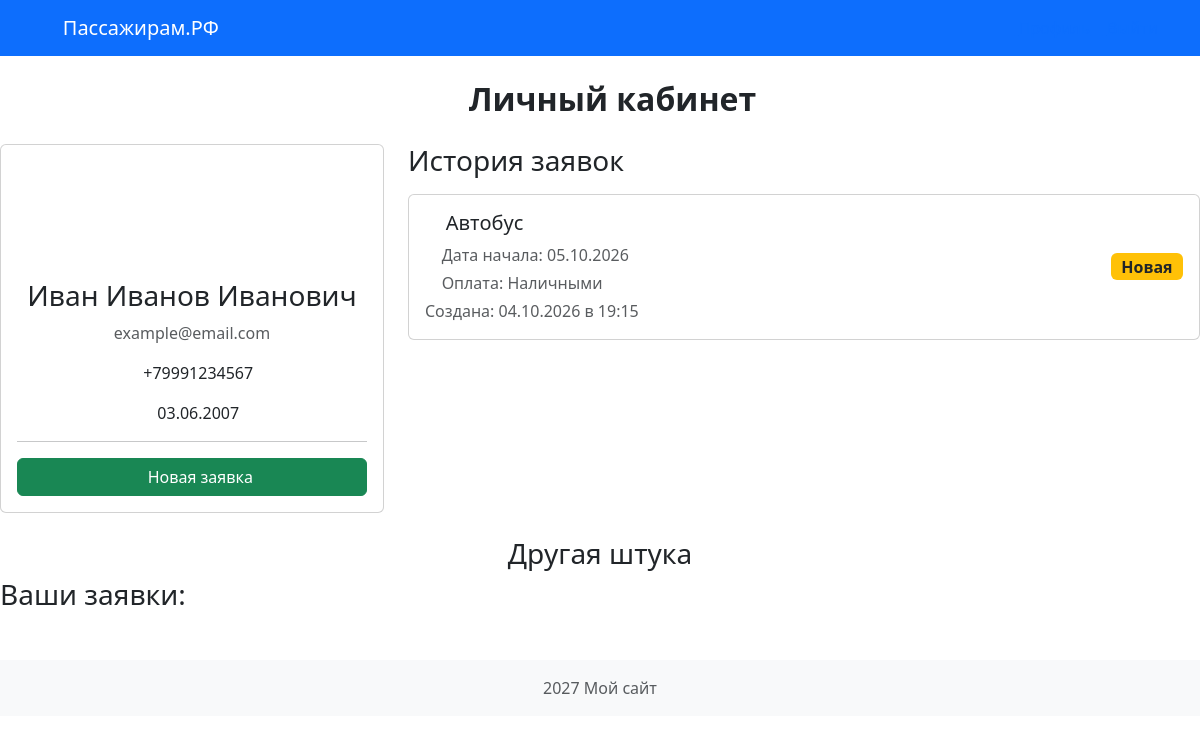
Screenshot of /profile (signed in) with the database file from the repository.
### models.py (models this page shows)
class User(db.Model, UserMixin):
    __tablename__ = 'users'
    id = db.Column(db.Integer, primary_key=True)
    login = db.Column(db.String(64), unique=True, nullable=False)
    password_hash = db.Column(db.String(256), nullable=False)
    fio = db.Column(db.String(128), nullable=False)
    birth_date = db.Column(db.Date, nullable=False)
    phone = db.Column(db.String(20), nullable=False)
    email = db.Column(db.String(128), nullable=False)
    role = db.Column(db.String(10), default='user')
    created_at = db.Column(db.DateTime, default=datetime.utcnow)
    applications = db.relationship('Application', backref='user', lazy=True)
    reviews = db.relationship('Review', backref='user', lazy=True)

class Application(db.Model):
    __tablename__= 'applications'
    id = db.Column(db.Integer, primary_key=True)
    user_id = db.Column(db.Integer, db.ForeignKey('users.id'), nullable=False)
    transport_type = db.Column(db.String(50), nullable=False)
    start_date = db.Column(db.Date, nullable=False)
    payment_method = db.Column(db.String(50), nullable=False)
    status = db.Column(db.String(50), default='Новая')
    created_at = db.Column(db.DateTime, default=datetime.utcnow)
    reviews = db.relationship('Review', backref='application', lazy=True)

### app.py (the view)
@app.route('/profile')
@login_required
def profile():
    user_applications = Application.query.filter_by(user_id=current_user.id).order_by(Application.created_at.desc()).all()
    return render_template('profile.html', applications=user_applications)

### app.py (called while the page is built)
@login_manager.user_loader
def load_user(user_id):
    return User.query.get(int(user_id))

### templates/profile.html (shortened to what this page needs)
{% extends 'base.html' %}
{% block content %}
    <h2 class="mb-4 text-center">
        <i class="bi bi-person-circle"></i><b>Личный кабинет</b>
    </h2>
    <div class="row">
        <div class="col-md-4 mb-4">
            <div class="card shadoe-sm">
                <div class="card-body text-center">
                    <i class="bi bi-person-circle display-1 text-primary"></i>
                    <h3 class="mt-3">{{ current_user.fio }}</h3>
                    <p class="text-muted">{{ current_user.email }}</p>
                    <p><i class="bi bi-telephone"></i>{{ current_user.phone }}</p>
                    <p><i class="bi bi-calendar"></i>{{ current_user.birth_date.strftime('%d.%m.%Y') }}</p>
                    <hr>
                    <a href="{{ url_for('application') }}" class="btn btn-success w-100">
                        <i class="bi bi-plus-circle"></i> Новая заявка
                    </a>
                </div>
            </div>
        </div>
        <div class="col-md-8">
            <h3 class="mb-3">История заявок</h3>
            {% if applications %}
                {% for app in applications %}
                <div class="card mb-3">
                    <div class="card-body">
                        <div class="d-flex justify-content-between align-items-center">
                            <div>
                                <h5 class="card-title">
                                    <i class="bi bi-bus-front"></i> {{app.transport_type  }}
                                </h5>
                                <p class="card-text text-muted mb-1">
                                    <i class="bi bi-calendar-event"></i> Дата начала: {{ app.start_date.strftime('%d.%m.%Y') }}
                                </p>
                                <p class="card-text text-muted mb-1">
                                    <i class="bi bi-credit-card"></i> Оплата: {{ app.payment_method }}
                                </p>
                                <p class="card-text text-muted">
                                     Создана: {{ app.created_at.strftime('%d.%m.%Y в %H:%M') }}
                                </p>
                            </div>
                            <span class="badge
                                {% if app.status == 'Новая' %}bg-warning text-dark
                                {% elif app.status == 'Идёт обучение' %}bg-info text-dark
                                {% elif app.status == 'Обучение завершено' %}bg-success
                                {% else %}bg-secondary{% endif %} fs-6">
                                {{ app.status }}
                            </span>
                        </div>
                    </div>
                </div>
                {% endfor %}
            {% else %}
                <div class="alert alert-info">
                    <i class="bi bi-info-circle"></i>У вас пока нет заявок.
                    <a href="{{ url_for('application') }}" class="alert-link">Создать первую заявку</a>
                </div>
            {% endif %}
        </div>
    </div>
    {% if applications %}
        <h3 class="text-center">Другая штука</h3>
        <h3>Ваши заявки:</h3>
    {% else %}
        <p>У нас пока нет заявок.</p>
    {% endif %}
{% endblock %}

### templates/base.html (shortened to what this page needs)
<!DOCTYPE html>
<html lang="en">
<head>
    <link rel="stylesheet" href="{{ url_for('static', filename='css/bootstrap.min.css') }}">
    <link rel="stylesheet" href="{{ url_for('static', filename='css/bootstrap-icons.css') }}">
    <link rel="stylesheet" href="{{ url_for('static', filename='css/style.css') }}">
</head>
<body>
    <header>
         <nav class="navbar navbar-expand-lg navbar-dark bg-primary mb-4">
            <div class="container">
                <a href="{{ url_for('index') }}" class="navbar-brand">
                    <i class="bi bi-bus-front"></i> Пассажирам.РФ
                </a>
                <div class="navbar-nav ms-auto">
                    {% if current_user.is_authenticated %}
                        <a href="{{ url_for('profile') }}" class="nav-list">
                            <i class="bi bi-person-circle"></i> Профиль
                        </a>
                        <a href="{{ url_for('logout') }}" class="nav-list">
                            <i class="bi bi-box-arrow-right"></i> Выйти
                        </a>
                    {% endif %}
                </div>
            </div>
         </nav>
    </header>
    <main>
        {% block content %}{% endblock %}
    </main>
    <footer class="bg-light trxt-center text-muted text-center py-3 mt-5">
        <p class="mb-0">2027 Мой сайт</p>
    </footer>
</body>
</html>

### rows the page displays
User: fio "Иван Иванов Иванович", email "example@email.com", phone "+79991234567", birth_date "03.06.2007"
Application: transport_type "Автобус", start_date "05.10.2026", payment_method "Наличными", created_at "04.10.2026 в 19:15", status "Новая"
